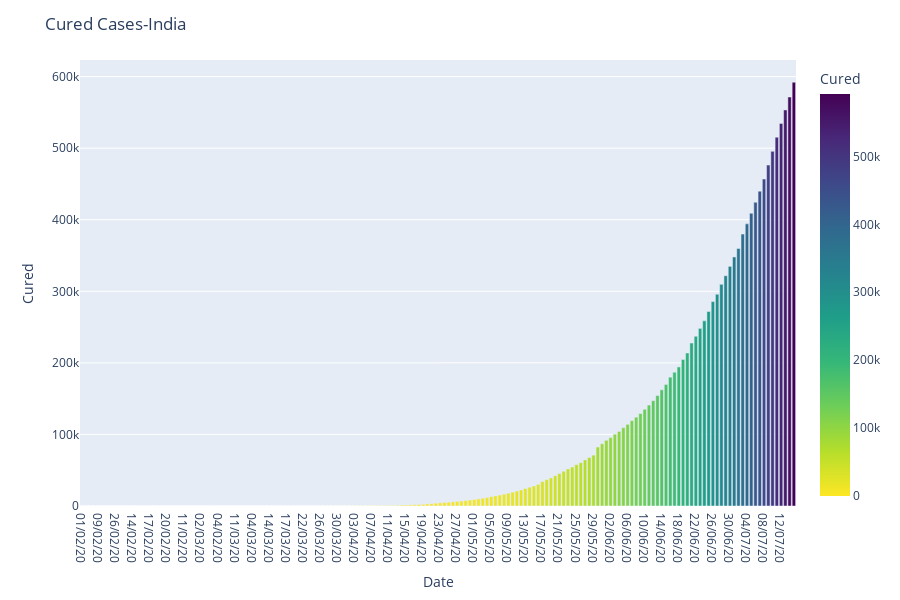

Notebook source saved alongside this figure:
### Markdown cell above
Plotting datewise data for cured cases using Plotly

### Code cell
corona_data = df_corona.groupby(['Date'])['Cured'].sum().reset_index().sort_values('Cured',ascending = True)

fig = px.bar(corona_data, y='Cured', x='Date',hover_data =['Cured'], color='Cured', height=600,color_continuous_scale=px.colors.sequential.Viridis_r)
fig.update_layout(
    title='Cured Cases-India')
fig.show()

### Figure 1 — Plotly figure (JSON) as saved in the notebook; plotly's stock layout.template omitted (floating-point values rounded to 4 significant figures; data arrays with more than 128 entries replaced by an {"elided": "..."} marker saying what was removed)
{"data": [{"alignmentgroup": "True", "customdata": {"elided": "168x1 int values"}, "hovertemplate": "Date=%{x}<br>Cured=%{marker.color}<extra></extra>", "legendgroup": "", "marker": {"color": {"elided": "168 int values"}, "coloraxis": "coloraxis"}, "name": "", "offsetgroup": "", "orientation": "v", "showlegend": false, "textposition": "auto", "type": "bar", "x": {"elided": "168 str values"}, "xaxis": "x", "y": {"elided": "168 int values"}, "yaxis": "y"}], "layout": {"barmode": "relative", "coloraxis": {"colorbar": {"title": {"text": "Cured"}}, "colorscale": [[0, "#fde725"], [0.1111, "#b5de2b"], [0.2222, "#6ece58"], [0.3333, "#35b779"], [0.4444, "#1f9e89"], [0.5556, "#26828e"], [0.6667, "#31688e"], [0.7778, "#3e4989"], [0.8889, "#482878"], [1, "#440154"]]}, "height": 600, "legend": {"tracegroupgap": 0}, "margin": {"t": 60}, "title": {"text": "Cured Cases-India"}, "xaxis": {"anchor": "y", "domain": [0, 1], "title": {"text": "Date"}}, "yaxis": {"anchor": "x", "domain": [0, 1], "title": {"text": "Cured"}}}}
